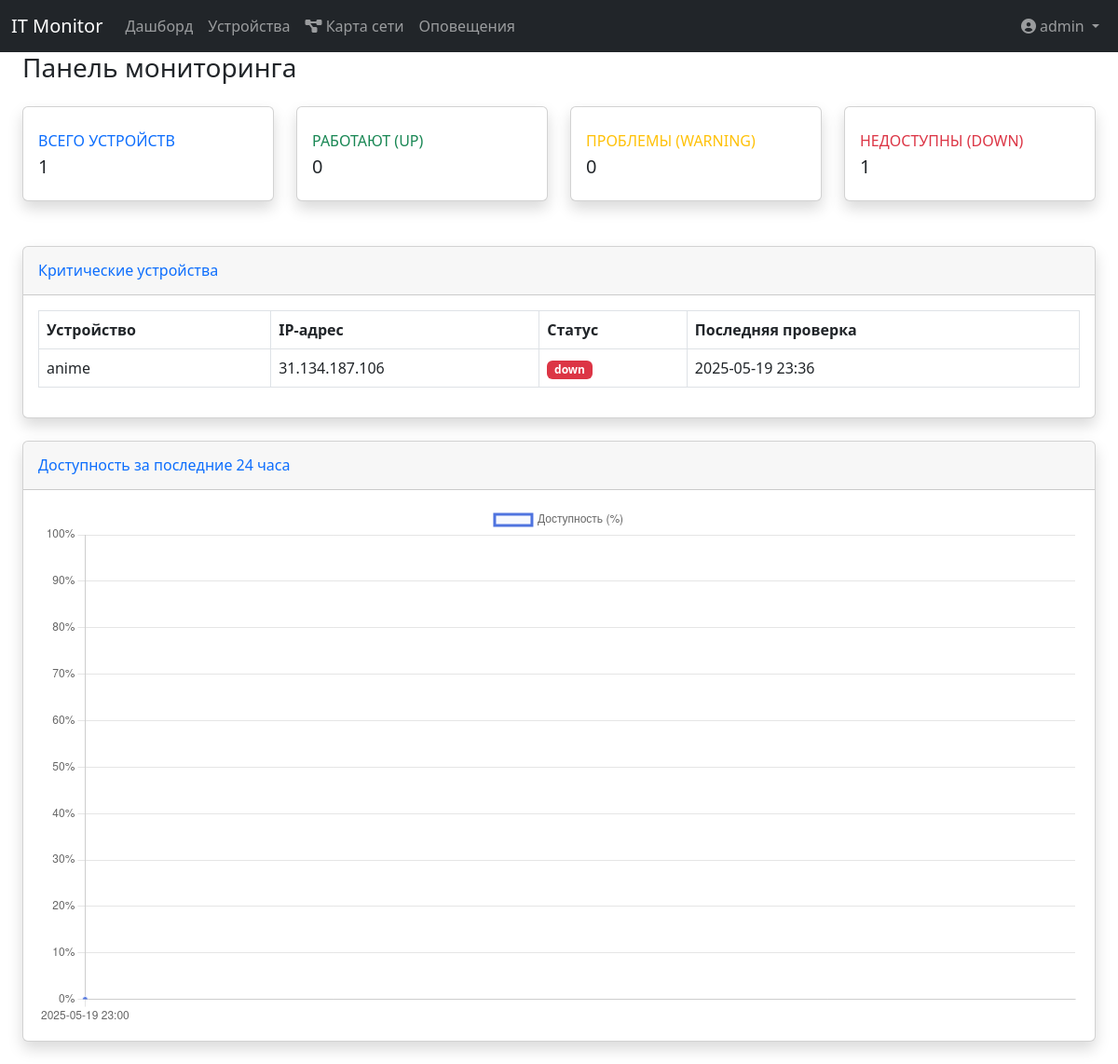
The page /dashboard (signed in) on the database as committed earlier.
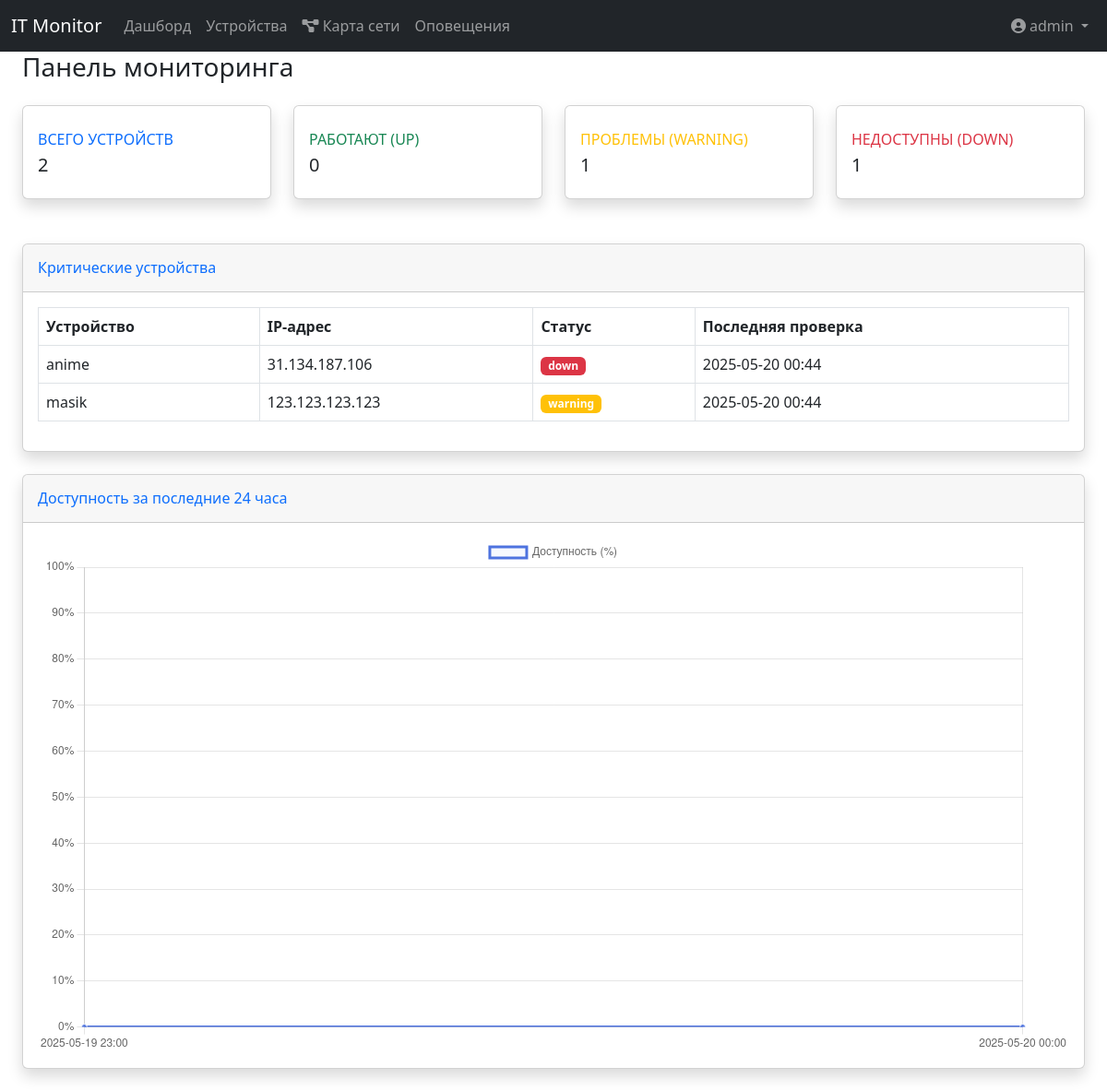
The same page on the database as committed later.
### app.py (models this page shows)
class Device(db.Model):
    __tablename__ = 'devices'
    id = db.Column(db.Integer, primary_key=True)
    name = db.Column(db.String(100), nullable=False)
    ip_address = db.Column(db.String(15), nullable=False)
    device_type = db.Column(db.Enum(DeviceType, values_callable=lambda x: [e.value for e in DeviceType]),
                            nullable=False,
                            default=DeviceType.OTHER)
    group = db.Column(db.String(50), nullable=False)
    check_interval = db.Column(db.Integer, default=60)  # Интервал проверки в секундах
    monitoring_methods = db.Column(db.String(200), default='ping')  # Методы мониторинга, хранятся как строка, разделенная запятыми.
    description = db.Column(db.String(200))
    created_at = db.Column(db.DateTime, default=datetime.utcnow)
    updated_at = db.Column(db.DateTime, default=datetime.utcnow, onupdate=datetime.utcnow)
    last_check = db.Column(db.DateTime)
    monitoring_results = db.relationship(
        'MonitoringResult',
        back_populates='device',
        lazy='dynamic',
        cascade='all, delete-orphan'
    )
    @property
    def last_check(self):
        last_result = self.monitoring_results.order_by(MonitoringResult.timestamp.desc()).first()
        return last_result.timestamp if last_result else None

### app.py (the view)
@app.route('/', methods=['GET', 'POST'])
@app.route('/dashboard')
@login_required
def dashboard():
    status_counts = db.session.query(
        MonitoringResult.status,
        func.count(MonitoringResult.id)
    ).join(
        MonitoringResult.device
    ).filter(
        MonitoringResult.timestamp == db.session.query(
            func.max(MonitoringResult.timestamp)
        ).filter(
            MonitoringResult.device_id == Device.id
        ).correlate(Device)
    ).group_by(MonitoringResult.status).all()
    status_stats = {
        'total': Device.query.count(),
        'up': 0,
        'warning': 0,
        'down': 0
    }
    for status, count in status_counts:
        if status == 'up':
            status_stats['up'] = count
        elif status == 'warning':
            status_stats['warning'] = count
        elif status == 'down':
            status_stats['down'] = count
    critical_devices = db.session.query(Device).join(MonitoringResult).filter(
        MonitoringResult.status.in_(['down', 'warning']),
        MonitoringResult.timestamp == db.session.query(
            func.max(MonitoringResult.timestamp)
        ).filter(
            MonitoringResult.device_id == Device.id
        ).correlate(Device)
    ).all()
    for device in critical_devices:
        last_result = device.monitoring_results.order_by(
            MonitoringResult.timestamp.desc()
        ).first()
        device.last_status = last_result.status if last_result else 'unknown'
        device.last_check_time = last_result.timestamp if last_result else None
    time_24h_ago = datetime.utcnow() - timedelta(hours=24)
    availability_data = db.session.query(
        func.strftime('%Y-%m-%d %H:00', MonitoringResult.timestamp).label('hour'),
        func.avg(case(
            (MonitoringResult.status == 'up', 100),
            else_=0
        )).label('availability_percent')
    ).filter(
        MonitoringResult.timestamp >= time_24h_ago
    ).group_by('hour').order_by('hour').all()
    hours = [row.hour for row in availability_data]
    availability = [round(row.availability_percent, 2) for row in availability_data]
    return render_template('dashboard.html',
                         status_stats=status_stats,
                         critical_devices=critical_devices,
                         hours=hours,
                         availability=availability)

### app.py (called while the page is built)
@login_manager.user_loader
def load_user(user_id):
    return User.query.get(int(user_id))

@app.before_request
def check_admin_count():
    if request.path.startswith('/admin'):  # Проверяем путь вместо endpoint
        admins_count = User.query.filter_by(role='admin').count()
        if admins_count < 1:
            abort(403, description="В системе должен быть хотя бы один администратор")

### templates/dashboard.html (shortened to what the changed rows need)
{% extends "base.html" %}
{% block content %}
<div class="container-fluid">
    <h1 class="h3 mb-4 text-gray-800">Панель мониторинга</h1>
    <div class="row mb-4">
        <div class="col-xl-3 col-md-6 mb-4">
            <div class="card border-left-primary shadow h-100 py-2">
                <div class="card-body">
                    <div class="row no-gutters align-items-center">
                        <div class="col mr-2">
                            <div class="text-xs font-weight-bold text-primary text-uppercase mb-1">
                                Всего устройств</div>
                            <div class="h5 mb-0 font-weight-bold text-gray-800">
                                {{ status_stats.total }}
                            </div>
                        </div>
                    </div>
                </div>
            </div>
        </div>
        <div class="col-xl-3 col-md-6 mb-4">
            <div class="card border-left-warning shadow h-100 py-2">
                <div class="card-body">
                    <div class="row no-gutters align-items-center">
                        <div class="col mr-2">
                            <div class="text-xs font-weight-bold text-warning text-uppercase mb-1">
                                Проблемы (warning)</div>
                            <div class="h5 mb-0 font-weight-bold text-gray-800">
                                {{ status_stats.warning }}
                            </div>
                        </div>
                    </div>
                </div>
            </div>
        </div>
    </div>
    <div class="card shadow mb-4">
        <div class="card-body">
            {% if critical_devices %}
            <div class="table-responsive">
                <table class="table table-bordered">
                    <thead>
                        <tr>
                            <th>Устройство</th>
                            <th>IP-адрес</th>
                            <th>Статус</th>
                            <th>Последняя проверка</th>
                        </tr>
                    </thead>
                    <tbody>
                        {% for device in critical_devices %}
                        <tr>
                            <td>{{ device.name }}</td>
                            <td>{{ device.ip_address }}</td>
                            <td>
                                <span class="badge bg-{% if device.last_status == 'up' %}success{% elif device.last_status == 'warning' %}warning{% else %}danger{% endif %} text-white">
                                    {{ device.last_status }}
                                </span>
                            </td>
                            <td>
                                {% if device.last_check_time %}
                                    {{ device.last_check_time.strftime('%Y-%m-%d %H:%M') }}
                                {% else %}
                                    Нет данных
                                {% endif %}
                            </td>
                        </tr>
                        {% endfor %}
                    </tbody>
                </table>
            </div>
            {% else %}
            <div class="alert alert-success">Нет устройств с критическими состояниями</div>
            {% endif %}
        </div>
    </div>
    <div class="card shadow mb-4">
        <div class="card-body">
            <div class="chart-area">
                <canvas id="availabilityChart"></canvas>
            </div>
        </div>
    </div>
</div>
{% endblock %}
{% block scripts %}
<script>
    // График доступности
    var ctx = document.getElementById('availabilityChart').getContext('2d');
    var chart = new Chart(ctx, {
        type: 'line',
        data: {
            labels: {{ hours|tojson|safe }},
            datasets: [{
                label: 'Доступность (%)',
                data: {{ availability|tojson|safe }},
                backgroundColor: 'rgba(78, 115, 223, 0.05)',
                borderColor: 'rgba(78, 115, 223, 1)',
                pointBackgroundColor: 'rgba(78, 115, 223, 1)',
                pointBorderColor: '#fff',
                pointHoverBackgroundColor: '#fff',
                pointHoverBorderColor: 'rgba(78, 115, 223, 1)'
            }]
        },
        options: {
            scales: {
                y: {
                    min: 0,
                    max: 100,
                    ticks: {
                        callback: function(value) {
                            return value + '%';
                        }
                    }
                }
            },
            tooltips: {
                callbacks: {
                    label: function(tooltipItem) {
                        return tooltipItem.yLabel + '%';
                    }
                }
            }
        }
    });
</script>
{% endblock %}

Rows that differ between the two databases and show on the page:
changed Device "anime": last_check_time "2025-05-19 23:36" → "2025-05-20 00:44"
added Device: name "masik", ip_address "123.123.123.123", last_status "warning", last_check_time "2025-05-20 00:44"
Other text that changed with them:
{{ status_stats.total }}: "1" → "2"
{{ status_stats.warning }}: "0" → "1"
chart data {{ availability|tojson|safe }}: [0.0] → [0.0, 0.0]
